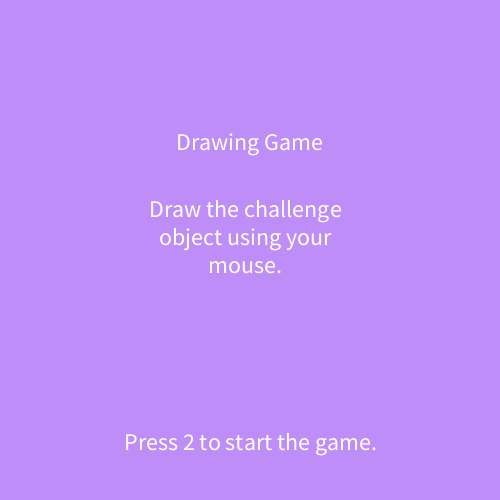
Frame 1 (no input)
Frame 60 (the mouse pressed at the canvas centre just before this capture): identical to frame 1, image omitted
Frame 120 (the mouse held since frame 60 and released just before this capture): identical to frame 1, image omitted

The Processing sketch that drew this single still picture (run headless with seeded random() and noise(); from frame 60 on, the mouse is pressed at the canvas centre):

// Processing sketch: Midterm_WIP_2
// ── Midterm_WIP_2.pde
// Shanice Smith, Drawing Game
// Instructions: Draw the given random Animal or Object within the given time

// TODOS:
// 1. game funtionality - fix background when drawing with mouse
// 2. fix timer (float -> int + resetting to 0 at restart)
// 3. text styling

String state = "start";
String[] drawIdeas = {"Bird", "Dog", "Vase", "Bird", "Flowers"};
int i = (int)random(0, 5);
String randIdea;

int timer = 0;
float currentTime = 0;

int R = (int)random(130, 255);
int G = (int)random(130, 255);
int B = (int)random(130, 255);

void setup () {
  size(500, 500);
  
  textAlign(CENTER);
  textSize(24);
}

void draw () {
  if (state == "start") {
    timer = 0;
    currentTime = 0;
    randIdea = drawIdeas[i];
    
    background(191, 141, 247);
    fill(255);
    text("Drawing Game", width/2, height/2 - 100);
    text("Draw the challenge object using your mouse.", 120, 200, width/2, height/2);
    text("Press 2 to start the game.", width/2, height/2 + 200);
  }
  
  if (state == "play") {
    timer = millis();
    currentTime = Math.round(timer * 0.001);
    
    background(255);
    fill(0);
    text("Time Played: " + currentTime, width/2, 30);
    text("Challenge: " + randIdea, width/2, 60);
    
    circleParty();
    
    stroke(R, G, B);
    strokeWeight(15);
    line(mouseX - 10, mouseY, mouseX - 10, mouseY);
    
    if (currentTime == 10.0) {
      state = "game over";
    }
  }
  
  if (state == "game over") {
    background(141, 201, 247);
    fill(255);
    text("Oh no! You ran out of time.", width/2, height/2);
    text("You played for: " + currentTime + " seconds.", width/2, height/2 + 30);
    text("Press 1 to try again.", width/2, height/2 + 200);
  }
}

void circleParty () {
  noStroke();
  fill(R, G, B);
  
  for (int i = 25; i < 500; i += 100) {
    for (int j = 25; i < 500; i += 50){
      ellipse(j, i, 50, 50);
    }
  }
  
  for (int i = 475; i > 0; i -= 100) {
    for (int j = 475; i > 0; i -= 50){
      ellipse(j, i, 50, 50);
    }
  }
}

void mouseDragged () {

    fill(R, G, B);
    ellipse(mouseX - 10, mouseY, 5, 5);
    
    if (mouseX > 475 || mouseX < 25) {
      R = (int)random(130, 255);
      G = (int)random(130, 255);
      B = (int)random(130, 255);
    }
}

void keyPressed () {
  if (key == '2') {
    state = "play";
  }
  if (key == '1') {
    state = "start";
  }
}
